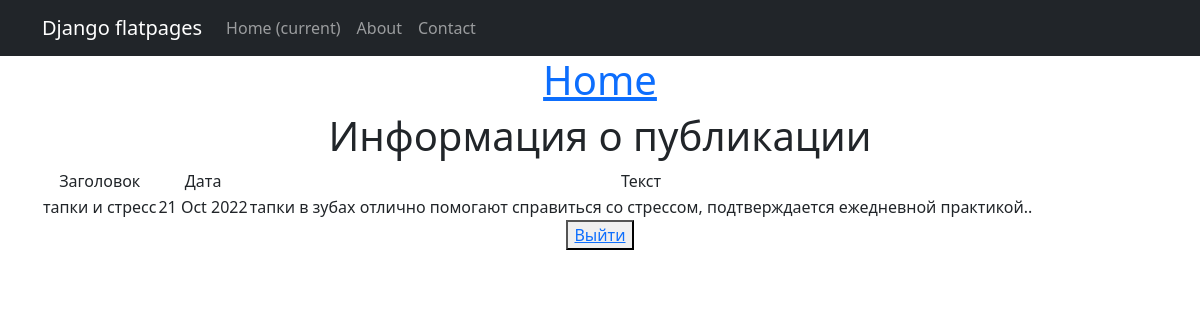
The page /1 (signed in) on the database its author committed.
### NewsApp/models.py (models this page shows, shortened)
class Post(models.Model):
    article = 'AR'
    news = 'NE'
    TYPE = [
    (article, 'статья'),
    (news, 'новость')]
    author_post = models.ForeignKey(Author, on_delete=models.CASCADE)
    type_post = models.CharField(max_length=2, choices=TYPE, default=article)
    date_time_post = models.DateTimeField(auto_now_add=True)
    categories_post = models.ManyToManyField(Category, through='PostCategory')
    title_post = models.CharField(max_length=250)
    text_post = models.TextField()
    rating_post = models.FloatField(default=0.0)

### NewsApp/views.py (the view)
# urls.py: path('<int:pk>', PostDetail.as_view(), name='post_detail'),
class PostDetail(LoginRequiredMixin, DetailView):
    model = Post
    template_name = 'post.html'
    context_object_name = 'post'

### NewsApp/templatetags/custom_filters.py (called while the page is built)
@register.filter()
def censor(value):
    for word in words:
        value = value.replace(word, '***')
    return value

### templates/post.html (shortened to what this page needs)
{% extends 'flatpages/default.html' %}
{% load custom_filters %}
{% block content %}
<h1>Информация о публикации</h1>
<table>
    <tr>
        <td>Заголовок</td>
        <td>Дата</td>
        <td>Текст</td>
    </tr>
    <tr>
        <td>{{ post.title_post|censor }}</td>
        <td>{{ post.date_time_post|date:'d M Y'  }}</td>
        <td>{{ post.text_post|censor }}</td>
    </tr>
</table>
<button> <a href="sign/logout/">Выйти</a> </button>
{% endblock content %}

### rows shown on the page
Post: title_post|censor "тапки и стресс", date_time_post "21 Oct 2022", text_post|censor "тапки в зубах отлично помогают справиться со стрессом, подтверждается ежедневной практикой.."
